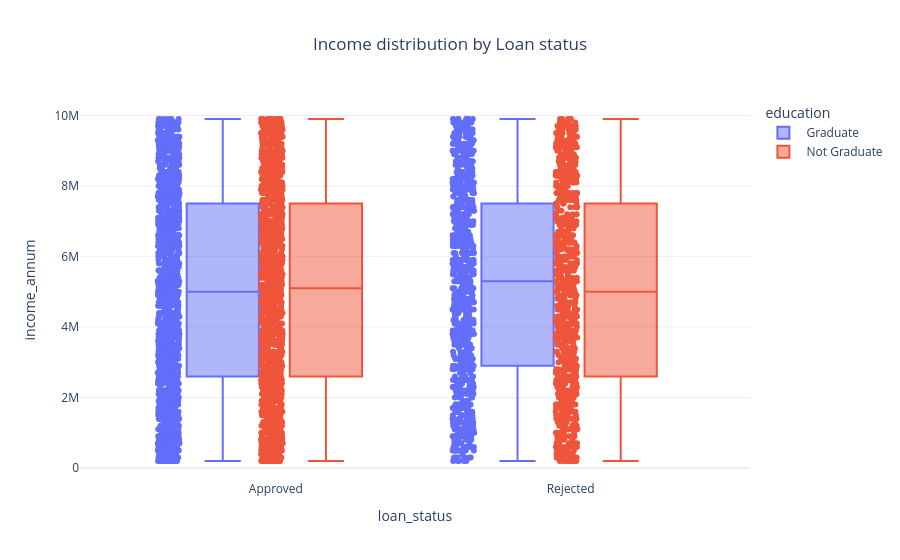

The notebook cell this image was saved under:
### Markdown cell above
### BOX PLOT

### Code cell
fig = px.box(df, x="loan_status", y="income_annum",color="education", points="all",title="Income distribution by Loan status")
fig.update_layout( title_x=0.5,template="plotly_white")
fig.show()

### Figure 1 — Plotly figure (JSON) as saved in the notebook; plotly's stock layout.template omitted (floating-point values rounded to 4 significant figures; data arrays with more than 128 entries replaced by an {"elided": "..."} marker saying what was removed)
{"data": [{"alignmentgroup": "True", "boxpoints": "all", "hovertemplate": "education= Graduate<br>loan_status=%{x}<br>income_annum=%{y}<extra></extra>", "legendgroup": " Graduate", "marker": {"color": "#636efa"}, "name": " Graduate", "notched": false, "offsetgroup": " Graduate", "orientation": "v", "showlegend": true, "type": "box", "x": {"elided": "2144 str values"}, "x0": " ", "xaxis": "x", "y": {"elided": "2144 int values"}, "y0": " ", "yaxis": "y"}, {"alignmentgroup": "True", "boxpoints": "all", "hovertemplate": "education= Not Graduate<br>loan_status=%{x}<br>income_annum=%{y}<extra></extra>", "legendgroup": " Not Graduate", "marker": {"color": "#EF553B"}, "name": " Not Graduate", "notched": false, "offsetgroup": " Not Graduate", "orientation": "v", "showlegend": true, "type": "box", "x": {"elided": "2125 str values"}, "x0": " ", "xaxis": "x", "y": {"elided": "2125 int values"}, "y0": " ", "yaxis": "y"}], "layout": {"boxmode": "group", "legend": {"title": {"text": "education"}, "tracegroupgap": 0}, "title": {"text": "Income distribution by Loan status", "x": 0.5}, "xaxis": {"anchor": "y", "domain": [0, 1], "title": {"text": "loan_status"}}, "yaxis": {"anchor": "x", "domain": [0, 1], "title": {"text": "income_annum"}}}}
